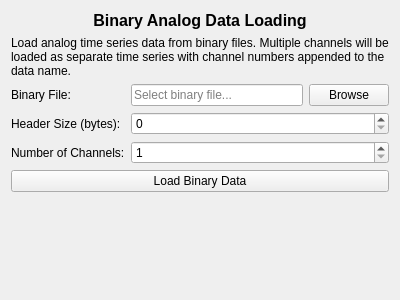
<?xml version="1.0" encoding="UTF-8"?>
<ui version="4.0">
 <class>BinaryAnalogLoader_Widget</class>
 <widget class="QWidget" name="BinaryAnalogLoader_Widget">
  <property name="geometry">
   <rect>
    <x>0</x>
    <y>0</y>
    <width>400</width>
    <height>300</height>
   </rect>
  </property>
  <property name="windowTitle">
   <string>Form</string>
  </property>
  <layout class="QVBoxLayout" name="verticalLayout">
   <item>
    <widget class="QLabel" name="label_title">
     <property name="text">
      <string>Binary Analog Data Loading</string>
     </property>
     <property name="alignment">
      <set>Qt::AlignmentFlag::AlignCenter</set>
     </property>
     <property name="font">
      <font>
       <pointsize>12</pointsize>
       <bold>true</bold>
      </font>
     </property>
    </widget>
   </item>
   <item>
    <widget class="QLabel" name="label_description">
     <property name="text">
      <string>Load analog time series data from binary files. Multiple channels will be loaded as separate time series with channel numbers appended to the data name.</string>
     </property>
     <property name="wordWrap">
      <bool>true</bool>
     </property>
    </widget>
   </item>
   <item>
    <layout class="QGridLayout" name="gridLayout">
     <item row="0" column="0">
      <widget class="QLabel" name="label_file_path">
       <property name="text">
        <string>Binary File:</string>
       </property>
      </widget>
     </item>
     <item row="0" column="1">
      <widget class="QLineEdit" name="file_path_edit">
       <property name="placeholderText">
        <string>Select binary file...</string>
       </property>
      </widget>
     </item>
     <item row="0" column="2">
      <widget class="QPushButton" name="browse_button">
       <property name="text">
        <string>Browse</string>
       </property>
      </widget>
     </item>
     <item row="1" column="0">
      <widget class="QLabel" name="label_header_size">
       <property name="text">
        <string>Header Size (bytes):</string>
       </property>
      </widget>
     </item>
     <item row="1" column="1" colspan="2">
      <widget class="QSpinBox" name="header_size_spinbox">
       <property name="toolTip">
        <string>Number of bytes to skip at the beginning of the file (header size).</string>
       </property>
       <property name="minimum">
        <number>0</number>
       </property>
       <property name="maximum">
        <number>1000000</number>
       </property>
       <property name="value">
        <number>0</number>
       </property>
      </widget>
     </item>
     <item row="2" column="0">
      <widget class="QLabel" name="label_num_channels">
       <property name="text">
        <string>Number of Channels:</string>
       </property>
      </widget>
     </item>
     <item row="2" column="1" colspan="2">
      <widget class="QSpinBox" name="num_channels_spinbox">
       <property name="toolTip">
        <string>Number of analog channels in the binary file. Each channel will be loaded as a separate time series.</string>
       </property>
       <property name="minimum">
        <number>1</number>
       </property>
       <property name="maximum">
        <number>1000</number>
       </property>
       <property name="value">
        <number>1</number>
       </property>
      </widget>
     </item>
    </layout>
   </item>
   <item>
    <widget class="QPushButton" name="load_button">
     <property name="text">
      <string>Load Binary Data</string>
     </property>
    </widget>
   </item>
   <item>
    <spacer name="verticalSpacer">
     <property name="orientation">
      <enum>Qt::Orientation::Vertical</enum>
     </property>
     <property name="sizeHint" stdset="0">
      <size>
       <width>20</width>
       <height>40</height>
      </size>
     </property>
    </spacer>
   </item>
  </layout>
 </widget>
 <resources/>
 <connections/>
</ui> 
